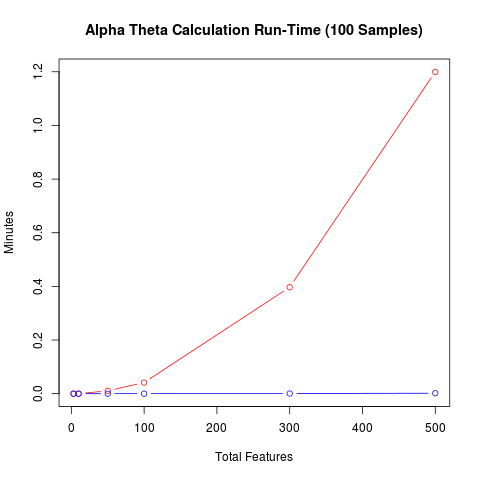

This chart was generated by the following R code:
M <- read.table("data-raw/gene_matrix.txt")
counts <- M
group = c(rep("A", 54), rep("B", 98-54))

time <- c(3, 10, 50, 100, 300, 500)
res <-
  lapply(time,
         function(k){

           ct <- counts[, 1:k]

           a <- microbenchmark::microbenchmark(
             propriety:::alphaTheta(ct, group, alpha = .1), times = 1L
           )

           b <- microbenchmark::microbenchmark(
             propriety:::alphaTheta_old(ct, group, alpha = .1), times = 1L
           )

           data.frame(a$time/10^9, b$time/10^9)
         })

df <- do.call(rbind, res)
df <- cbind(df, data.frame(time))
png("data-raw/bench-alphaTheta.png")
plot(y = df[,2] / 60, x = df$time, col = "red",
     ylab = "Minutes", xlab = "Total Features", type = "b",
     main = "Alpha Theta Calculation Run-Time (100 Samples)")
points(y = df[,1] / 60, x = df$time, col = "blue", type = "b")
dev.off()
